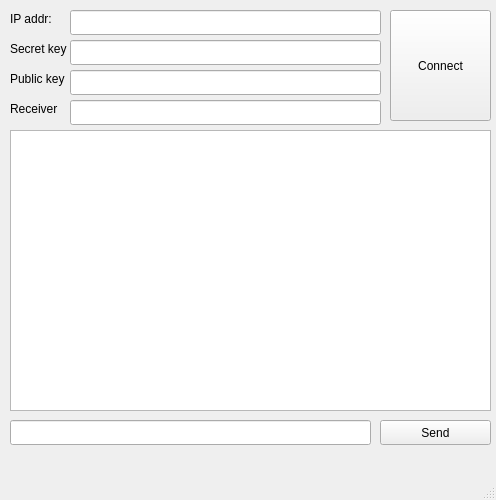
<?xml version="1.0" encoding="UTF-8"?>
<ui version="4.0">
 <class>MainWindow</class>
 <widget class="QMainWindow" name="MainWindow">
  <property name="geometry">
   <rect>
    <x>0</x>
    <y>0</y>
    <width>496</width>
    <height>500</height>
   </rect>
  </property>
  <property name="minimumSize">
   <size>
    <width>496</width>
    <height>500</height>
   </size>
  </property>
  <property name="maximumSize">
   <size>
    <width>496</width>
    <height>500</height>
   </size>
  </property>
  <property name="windowTitle">
   <string>Nemesis</string>
  </property>
  <widget class="QWidget" name="centralwidget">
   <widget class="QLabel" name="label">
    <property name="geometry">
     <rect>
      <x>10</x>
      <y>10</y>
      <width>51</width>
      <height>17</height>
     </rect>
    </property>
    <property name="text">
     <string>IP addr:</string>
    </property>
   </widget>
   <widget class="QLineEdit" name="lineEdit">
    <property name="geometry">
     <rect>
      <x>70</x>
      <y>10</y>
      <width>311</width>
      <height>25</height>
     </rect>
    </property>
   </widget>
   <widget class="QPushButton" name="pushButton">
    <property name="geometry">
     <rect>
      <x>390</x>
      <y>10</y>
      <width>101</width>
      <height>111</height>
     </rect>
    </property>
    <property name="text">
     <string>Connect</string>
    </property>
   </widget>
   <widget class="QLineEdit" name="lineEdit_2">
    <property name="geometry">
     <rect>
      <x>10</x>
      <y>420</y>
      <width>361</width>
      <height>25</height>
     </rect>
    </property>
   </widget>
   <widget class="QPushButton" name="pushButton_2">
    <property name="geometry">
     <rect>
      <x>380</x>
      <y>420</y>
      <width>111</width>
      <height>25</height>
     </rect>
    </property>
    <property name="text">
     <string>Send</string>
    </property>
   </widget>
   <widget class="QTextBrowser" name="textBrowser">
    <property name="geometry">
     <rect>
      <x>10</x>
      <y>130</y>
      <width>481</width>
      <height>281</height>
     </rect>
    </property>
   </widget>
   <widget class="QLineEdit" name="lineEdit_3">
    <property name="geometry">
     <rect>
      <x>70</x>
      <y>40</y>
      <width>311</width>
      <height>25</height>
     </rect>
    </property>
   </widget>
   <widget class="QLabel" name="label_2">
    <property name="geometry">
     <rect>
      <x>10</x>
      <y>40</y>
      <width>61</width>
      <height>17</height>
     </rect>
    </property>
    <property name="text">
     <string>Secret key</string>
    </property>
   </widget>
   <widget class="QLabel" name="label_3">
    <property name="geometry">
     <rect>
      <x>10</x>
      <y>70</y>
      <width>61</width>
      <height>17</height>
     </rect>
    </property>
    <property name="text">
     <string>Public key</string>
    </property>
   </widget>
   <widget class="QLineEdit" name="lineEdit_4">
    <property name="geometry">
     <rect>
      <x>70</x>
      <y>70</y>
      <width>311</width>
      <height>25</height>
     </rect>
    </property>
   </widget>
   <widget class="QLineEdit" name="lineEdit_5">
    <property name="geometry">
     <rect>
      <x>70</x>
      <y>100</y>
      <width>311</width>
      <height>25</height>
     </rect>
    </property>
   </widget>
   <widget class="QLabel" name="label_4">
    <property name="geometry">
     <rect>
      <x>10</x>
      <y>100</y>
      <width>61</width>
      <height>17</height>
     </rect>
    </property>
    <property name="text">
     <string>Receiver</string>
    </property>
   </widget>
  </widget>
  <widget class="QMenuBar" name="menubar">
   <property name="geometry">
    <rect>
     <x>0</x>
     <y>0</y>
     <width>496</width>
     <height>22</height>
    </rect>
   </property>
  </widget>
  <widget class="QStatusBar" name="statusbar"/>
 </widget>
 <resources/>
 <connections/>
</ui>
